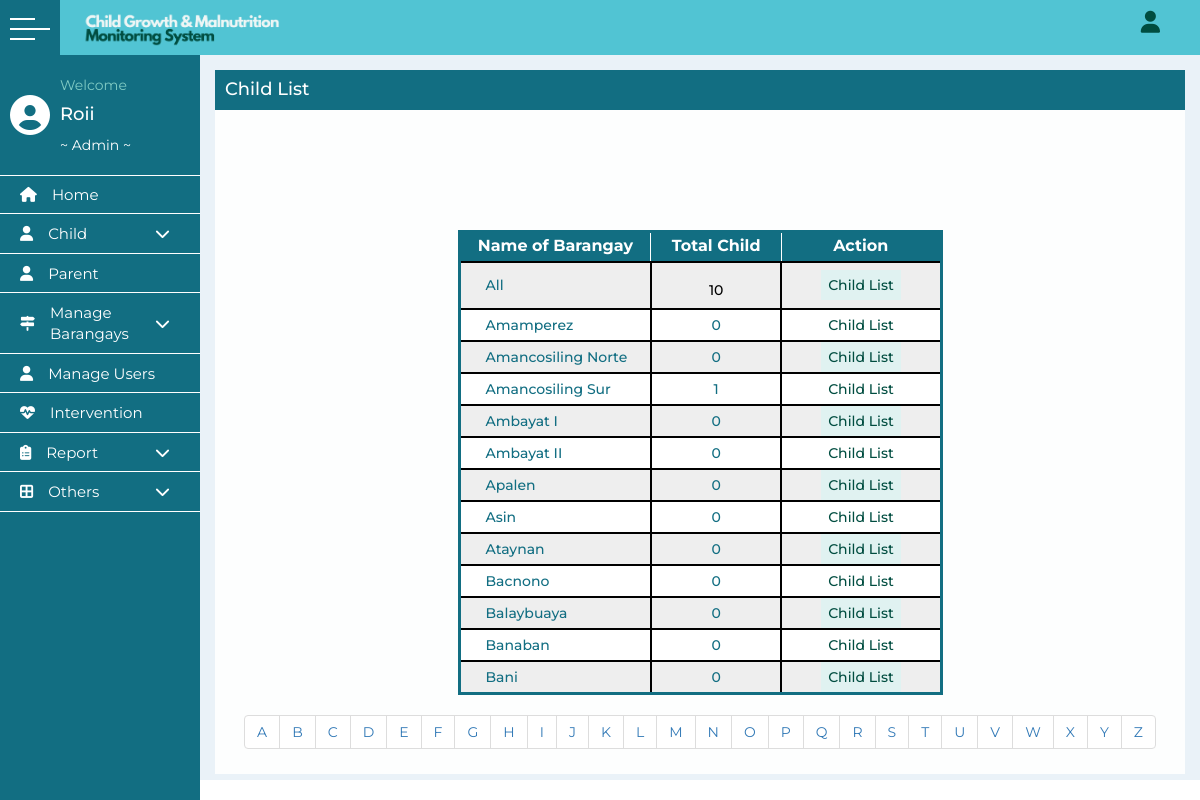
Screenshot of /individual_report.php (signed in) with the database file from the repository.
### tables this page shows
CREATE TABLE `barangays` (
  `name` varchar(255) NOT NULL,
  `municipality` varchar(255) NOT NULL,
  `id` int(11) NOT NULL,
  `childcount` int(11) NOT NULL
);

### individual_report.php (the view, shortened to what this page needs)
<?php
include ("includes/config.php");
if (($_GET['zero'])=='true') {
    $child_query = "SELECT * FROM `barangays` where childcount>0 order by childcount desc";
    $results = mysqli_query($Connection, $child_query);
    $records = mysqli_num_rows($results);
}else{
    $child_query = "SELECT * FROM `barangays` order by id";
}
if(isset($_GET["page"]))
  {
    $page=$_GET["page"];
    $page=preg_replace('#[^a-z]#i', '', $page);
    $child_query = "SELECT * FROM barangays WHERE name LIKE '$page%'";
  }
  elseif(!isset($_GET["page"]) AND !isset($_GET["zero"]))
  {
    $child_query = "SELECT * FROM barangays LIMIT 0,12";
  }
  $results = mysqli_query($Connection, $child_query);
  $records = mysqli_num_rows($results);
$op=1;
while ($op <= 78) {
    $que= "SELECT name from barangays where id = '$op'";
    $reslt = mysqli_query($Connection, $que);
    $row = mysqli_fetch_assoc($reslt);
    $barg = $row['name'];
    $sql = "SELECT * FROM `newchild` WHERE barangay = '$barg' AND age<72 order by lastname, firstname, middlename";
    $ress = mysqli_query($Connection, $sql);
    $rec = mysqli_num_rows($ress);
    mysqli_query($Connection, "UPDATE `barangays` SET `childcount`='$rec' WHERE name='$barg'");
    $op++;
}
$Query = "SELECT * FROM newchild where age<72";
$Result = mysqli_query($Connection, $Query);
    if ($Result)
    {
        $ChildCount = mysqli_num_rows($Result);
      }
include ('includes/header.php');
?>
      <main>
      <div class="container">
      <div class="graph">
        <div class="table-container">
          <div class="title-page">
            <h3>Child List</h3>
          </div>
          <div class="table-list">
            <center>
            <table>
              <tr>
                <th onclick="document.location.href='childlist.php?zero=false'">Name of Barangay</th>
                <th onclick="document.location.href='childlist.php?zero=true'">Total Child</th>
                <th>Action</th>
              </tr>
              <tr>
                <td style="text-align: left;padding-left: 25px;">All</td>
                <td><h1 style="font-size: 14px; color: black;"><?php echo $ChildCount ?></h1></td>
                <td><button type="" name="" onclick="document.location.href='individual_growth.php'">Child List</button></td>
              </tr>
                <?php
                  if (!empty($records)) {
                    $i=1;
                    while ($row = mysqli_fetch_assoc($results)) {
                      $i++;
                      ?>
                <tr>
                <td style="text-align: left;padding-left: 25px;"><?php echo $row['name'];?></td>
                <center><td><?php echo $row['childcount'];?></td></center>
                <td><button style="<?php if ($i%2==0) {
                  ?>background-color: white;<?php
                }?>" name="" onclick="document.location.href='individual_growth.php?brgy=<?php echo $row['id']; ?>'">Child List</button></td>
                </tr>
                <?php
                }
              }
                ?>
            </table>
            <?php
                $page=range('A','Z');
                echo '<ul class="pagination">';
                foreach ($page as $alphabet) {
                  echo '<li><a href="individual_report.php?page='.$alphabet.'">'.$alphabet.'</a></li>';
                }
                echo '</ul>';
        ?>
            </center>
          </div>
        </div>
      </div>
      </div>
    </main>
          </div>
</div>
</body>
</html>

### css/style.css (style rules this page uses)
* { margin: 0; padding: 0; list-style: none; box-sizing: border-box; text-decoration: none; font-family: 'Montserrat', sans-serif; }
.main_container .container { margin-top: 40px; width: calc(100% - 200px); margin-left: 200px; transition: all 0.3s ease; }
a { text-decoration: none; }
main { background: #EAF2F8; min-height: calc(100vh - 60px); }
.graph { margin-top:-20px; background-color: #FDFEFE; width: 100%; height: auto; }
.title-page { width: 100%; height: 40px; background-color: #126e82; margin-top: 50px; }
.title-page h3 { float: left; margin-top: 10px; margin-left: 10px; font-size: 18px; color: white; }
.table-list { margin-top: 120px; }
.table-list table { border-collapse: collapse; width: 50%; height: auto; }
.table-list table, td, th { border: 3px solid #126e82; font-size: 14px; text-align: center; }
.table-list table td { width: 200px; text-align: center; }
.table-list table th { height: 30px; background-color: #126e82; color: white; font-size: 16px; border: 1px solid; text-align: center; }
.table-list table td { font-size: 14px; height: 30px; color: #126e82; font-weight: 500; text-align: center; }
.table-list table tr:nth-child(even) { background-color: #eee; }
.table-list table tr:nth-child(odd) { background-color: #fff; }
.table-list table button { width: 80px; height: 30px; font-size: 14px; color: #004D40; background-color: #E0F2F1; font-weight: 450; border: none; }
.table-list-barangay table, td, th { border: 3px solid #126e82; font-size: 14px; text-align: center; }
.table-list-2 table, td, th { border: 3px solid #126e82; font-size: 18px; text-align: center; }
.table-list-2 table td, th { width: 400px; text-align: center; }
.table-list-child table, td, th { border: 3px solid #126e82; font-size: 14px; text-align: center; }
.table-child-growth table, td, th { border: 2px solid black; font-size: 16px; text-align: center; }
.table-child-report table, th, td { border: 2px solid black; }
.table-intervention table, td, th { border: 2px solid black; font-size: 16px; text-align: center; }

### rows the page displays
barangays: name "Amamperez", childcount "0"
barangays: name "Amancosiling Norte", childcount "0"
barangays: name "Amancosiling Sur", childcount "1"
barangays: name "Ambayat I", childcount "0"
barangays: name "Ambayat II", childcount "0"
barangays: name "Apalen", childcount "0"
barangays: name "Asin", childcount "0"
barangays: name "Ataynan", childcount "0"
barangays: name "Bacnono", childcount "0"
barangays: name "Balaybuaya", childcount "0"
barangays: name "Banaban", childcount "0"
barangays: name "Bani", childcount "0"

### other values shown
wordwrap($text, 12, "<br />\n") "Roii"
$_SESSION['role'] "Admin"
$ChildCount "10"
$alphabet "A"
$alphabet "B"
$alphabet "C"
$alphabet "D"
$alphabet "E"
$alphabet "F"
$alphabet "G"
$alphabet "H"
$alphabet "I"
$alphabet "J"
$alphabet "K"
$alphabet "L"
